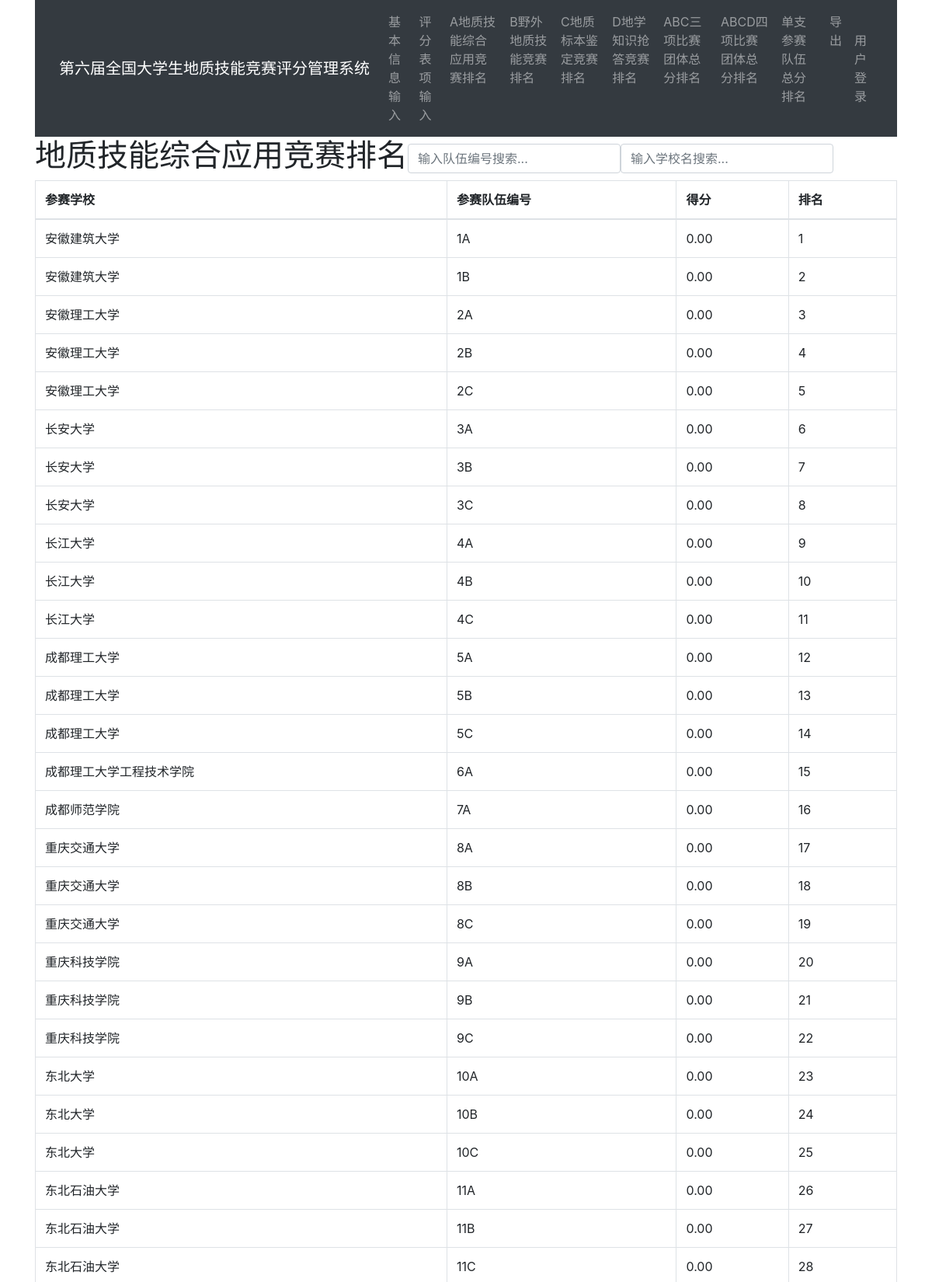
The app's page /first (upper part) with its own data.
### flask_app.py (models this page shows)
class Team(db.Model):
    id=db.Column(db.String(10),primary_key=True)#编号
    name1=db.Column(db.String(100))#三个队员
    name2=db.Column(db.String(100))
    name3=db.Column(db.String(100))
    teacher=db.Column(db.String(100))#指导教师
    school=db.Column(db.String(100))#所在学校
    schoolid=db.Column(db.Integer,db.ForeignKey('school.id'))
    address=db.Column(db.String(100))#联系方式？
    score1=db.Column(db.Float)#四项得分
    score2=db.Column(db.Float)
    score3=db.Column(db.Float)
    score4=db.Column(db.Float)
    score=db.Column(db.Float)#总分？

### views.py (the view)
@app.route('/first')
def firstitem():
    stu=Team.query.order_by(Team.score1.desc()).all()
    return render_template('rank.html',student=stu)

### templates/rank.html (shortened to what this page needs)
{% extends 'base.html' %}
{% block content %}
<form class="form-inline">
    <label><h1>地质技能综合应⽤竞赛排名</h1></label>
    <input type="text" id="myInput1" onkeyup="myFunction(1)" placeholder="输入队伍编号搜索..."  class="form-control">
    <input type="text" id="myInput0" onkeyup="myFunction(0)" placeholder="输入学校名搜索..."  class="form-control">
<table class="table table-bordered" id="table">
    <thead>
        <th>参赛学校</th>
        <th>参赛队伍编号</th>
        <th>得分</th>
        <th>排名</th>
    </thead>
    <tbody>
        {% for stu in student %}
        <tr>
            <td>{{ stu.school }}</td>
            <td>{{ stu.id }}</td>
            <td>{{ '%0.2f'| format(stu.score1|float) }}</td>
            <td>{{ loop.index }}</td>
        </tr>
        {% endfor %}
    </tbody>
</table>
{% endblock %}

### templates/base.html (shortened to what this page needs)
<!DOCTYPE html>
<html lang="zh-cn">
<head>
    <link rel="stylesheet" href="https://maxcdn.bootstrapcdn.com/bootstrap/4.5.2/css/bootstrap.min.css">
    <link rel="stylesheet" href="{{ url_for('static', filename='style.css') }}" type="text/css">
	</head>
	<body>
    <div class="container">
		{% include 'header.html' %}
    {% block content %}
	{% endblock %}
    </div>
	<link rel="stylesheet" href="https://maxcdn.bootstrapcdn.com/bootstrap/4.5.2/css/bootstrap.min.css">
	</body>
</html>

### templates/header.html
<nav class="navbar navbar-expand-lg navbar-dark bg-dark">
  <div class="container">
    <a class="navbar-brand" href="{{ url_for('index') }}">第六届全国大学生地质技能竞赛评分管理系统</a>
    <div>
      <ul class="navbar-nav">
      <li class="nav-item">
        <a class="nav-link" href="{{url_for('update_student')}}">基本信息输入</a>
      </li>
      <li class="nav-item">
        <a class="nav-link" href="{{url_for('submitsheet')}}">评分表项输入</a>
      </li>
      <li class="nav-item">
       <a class="nav-link" href="{{url_for('firstitem')}}">A地质技能综合应用竞赛排名</a>
      </li>
      <li class="nav-item">
       <a class="nav-link" href="{{url_for('seconditem')}}">B野外地质技能竞赛排名</a>
      </li>
      <li class="nav-item">
       <a class="nav-link" href="{{url_for('thirditem')}}">C地质标本鉴定竞赛排名</a>
      </li>
       <li class="nav-item">
       <a class="nav-link" href="{{url_for('fourthitem')}}">D地学知识抢答竞赛排名</a>
      </li>
      <li class="nav-item">
        <a class="nav-link" href="{{url_for('abcrank')}}">ABC三项比赛团体总分排名</a>
       </li>
       <li class="nav-item">
        <a class="nav-link" href="{{url_for('schoolrank')}}">ABCD四项比赛团体总分排名</a>
       </li>
       <li class="nav-item">
       <a class="nav-link" href="{{url_for('totalrank')}}">单支参赛队伍总分排名</a>
      </li>
      <li class="nav-item">
        <a class="nav-link" href="{{url_for('export')}}">导出</a>
       </li>
      </ul>
    </div>
    <div>
      <ul class="navbar-nav">
        {% if current_user.is_authenticated %}
        <li class="nav-item">
          <a class="nav-link" href="{{ url_for('logout') }}">用户登出</a>
        </li>
        {% else %}
        <li class="nav-item">
          <a class="nav-link" href="{{ url_for('login') }}">用户登录</a>
        </li>
        {% endif %}
      </ul>
    </div>
  </div>
</nav>

### static/style.css (style rules this page uses)
html { overflow-y: scroll; }
:root { overflow-y: auto; overflow-x: hidden; }
:root body { position: absolute; }
body { width: 100vw; overflow: hidden; }

### records on screen
Team: school "安徽建筑大学", id "1A", score1 "0.00"
Team: school "安徽建筑大学", id "1B", score1 "0.00"
Team: school "安徽理工大学", id "2A", score1 "0.00"
Team: school "安徽理工大学", id "2B", score1 "0.00"
Team: school "安徽理工大学", id "2C", score1 "0.00"
Team: school "长安大学", id "3A", score1 "0.00"
Team: school "长安大学", id "3B", score1 "0.00"
Team: school "长安大学", id "3C", score1 "0.00"
Team: school "长江大学", id "4A", score1 "0.00"
Team: school "长江大学", id "4B", score1 "0.00"
Team: school "长江大学", id "4C", score1 "0.00"
Team: school "成都理工大学", id "5A", score1 "0.00"
Team: school "成都理工大学", id "5B", score1 "0.00"
Team: school "成都理工大学", id "5C", score1 "0.00"
Team: school "成都理工大学工程技术学院", id "6A", score1 "0.00"
Team: school "成都师范学院", id "7A", score1 "0.00"
Team: school "重庆交通大学", id "8A", score1 "0.00"
Team: school "重庆交通大学", id "8B", score1 "0.00"
Team: school "重庆交通大学", id "8C", score1 "0.00"
Team: school "重庆科技学院", id "9A", score1 "0.00"
Team: school "重庆科技学院", id "9B", score1 "0.00"
Team: school "重庆科技学院", id "9C", score1 "0.00"
Team: school "东北大学", id "10A", score1 "0.00"
Team: school "东北大学", id "10B", score1 "0.00"
Team: school "东北大学", id "10C", score1 "0.00"
Team: school "东北石油大学", id "11A", score1 "0.00"
Team: school "东北石油大学", id "11B", score1 "0.00"
Team: school "东北石油大学", id "11C", score1 "0.00"
